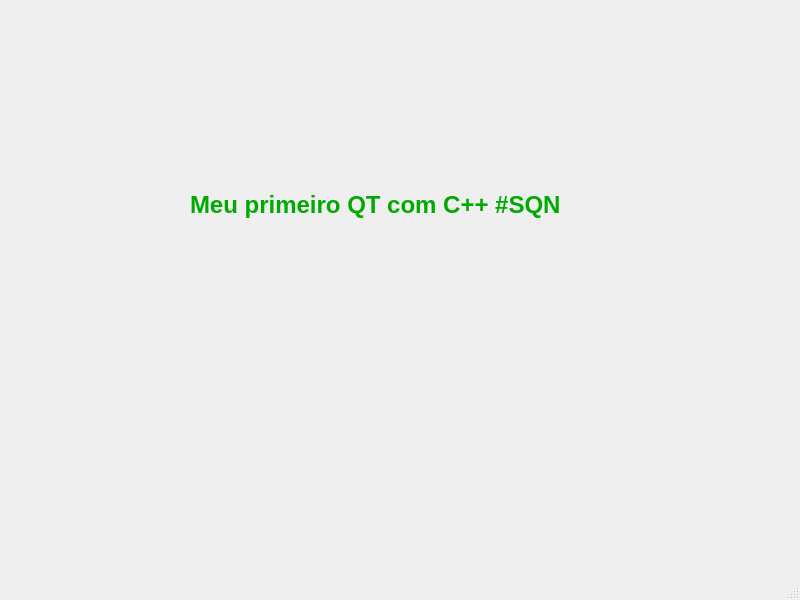
<?xml version="1.0" encoding="UTF-8"?>
<ui version="4.0">
 <class>MainWindow</class>
 <widget class="QMainWindow" name="MainWindow">
  <property name="geometry">
   <rect>
    <x>0</x>
    <y>0</y>
    <width>800</width>
    <height>600</height>
   </rect>
  </property>
  <property name="windowTitle">
   <string>MainWindow</string>
  </property>
  <widget class="QWidget" name="centralwidget">
   <widget class="QLabel" name="label">
    <property name="geometry">
     <rect>
      <x>190</x>
      <y>140</y>
      <width>401</width>
      <height>131</height>
     </rect>
    </property>
    <property name="text">
     <string>&lt;html&gt;&lt;head/&gt;&lt;body&gt;&lt;h1 style=&quot; margin-top:18px; margin-bottom:12px; margin-left:0px; margin-right:0px; -qt-block-indent:0; text-indent:0px;&quot;&gt;&lt;span style=&quot; font-size:xx-large; font-weight:600; color:#00aa00;&quot;&gt;Meu primeiro QT com C++ #SQN&lt;/span&gt;&lt;/h1&gt;&lt;/body&gt;&lt;/html&gt;</string>
    </property>
   </widget>
  </widget>
  <widget class="QMenuBar" name="menubar">
   <property name="geometry">
    <rect>
     <x>0</x>
     <y>0</y>
     <width>800</width>
     <height>21</height>
    </rect>
   </property>
  </widget>
  <widget class="QStatusBar" name="statusbar"/>
 </widget>
 <resources/>
 <connections/>
</ui>
